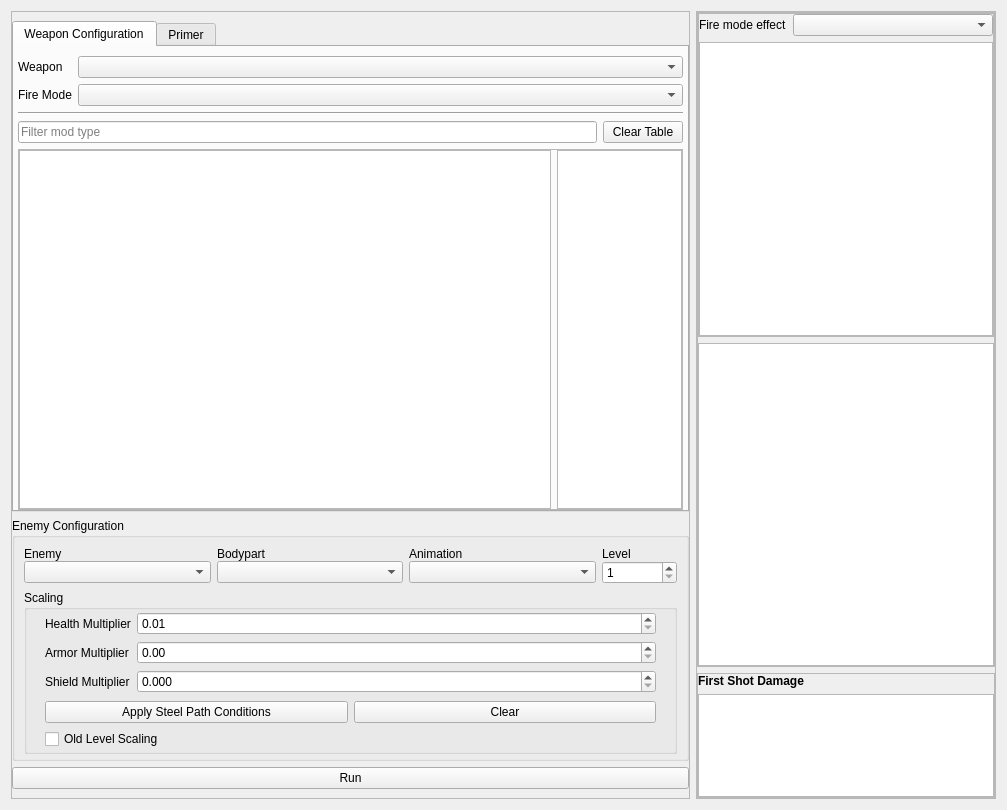
<?xml version="1.0" encoding="UTF-8"?>
<ui version="4.0">
 <class>MainWindow</class>
 <widget class="QWidget" name="MainWindow">
  <property name="geometry">
   <rect>
    <x>0</x>
    <y>0</y>
    <width>1007</width>
    <height>810</height>
   </rect>
  </property>
  <property name="windowTitle">
   <string>MainWindow</string>
  </property>
  <layout class="QHBoxLayout" name="horizontalLayout_2">
   <item>
    <widget class="QFrame" name="frame_4">
     <property name="maximumSize">
      <size>
       <width>900</width>
       <height>16777215</height>
      </size>
     </property>
     <property name="frameShape">
      <enum>QFrame::StyledPanel</enum>
     </property>
     <property name="frameShadow">
      <enum>QFrame::Raised</enum>
     </property>
     <layout class="QVBoxLayout" name="verticalLayout_4">
      <property name="leftMargin">
       <number>0</number>
      </property>
      <property name="rightMargin">
       <number>0</number>
      </property>
      <item>
       <widget class="QTabWidget" name="tabWidget">
        <property name="currentIndex">
         <number>0</number>
        </property>
        <widget class="QWidget" name="tab">
         <attribute name="title">
          <string>Weapon Configuration</string>
         </attribute>
         <layout class="QVBoxLayout" name="verticalLayout_12">
          <property name="leftMargin">
           <number>4</number>
          </property>
          <property name="topMargin">
           <number>9</number>
          </property>
          <property name="rightMargin">
           <number>4</number>
          </property>
          <property name="bottomMargin">
           <number>0</number>
          </property>
          <item>
           <widget class="QWidget" name="widget_7" native="true">
            <layout class="QFormLayout" name="formLayout_4">
             <property name="leftMargin">
              <number>0</number>
             </property>
             <property name="topMargin">
              <number>0</number>
             </property>
             <property name="rightMargin">
              <number>0</number>
             </property>
             <property name="bottomMargin">
              <number>0</number>
             </property>
             <item row="1" column="0">
              <widget class="QLabel" name="label_8">
               <property name="text">
                <string>Fire Mode</string>
               </property>
              </widget>
             </item>
             <item row="1" column="1">
              <widget class="SearchableComboBox" name="sim_firemode_combo">
               <property name="placeholderText">
                <string/>
               </property>
              </widget>
             </item>
             <item row="0" column="1">
              <widget class="SearchableComboBox" name="sim_weapon_combo"/>
             </item>
             <item row="0" column="0">
              <widget class="QLabel" name="label_9">
               <property name="text">
                <string>Weapon</string>
               </property>
              </widget>
             </item>
            </layout>
           </widget>
          </item>
          <item>
           <widget class="Line" name="line">
            <property name="orientation">
             <enum>Qt::Horizontal</enum>
            </property>
           </widget>
          </item>
          <item>
           <widget class="QWidget" name="widget_3" native="true">
            <layout class="QHBoxLayout" name="horizontalLayout_5">
             <property name="leftMargin">
              <number>0</number>
             </property>
             <property name="topMargin">
              <number>0</number>
             </property>
             <property name="rightMargin">
              <number>0</number>
             </property>
             <property name="bottomMargin">
              <number>0</number>
             </property>
             <item>
              <widget class="QLineEdit" name="mod_filter_line_edit">
               <property name="placeholderText">
                <string>Filter mod type</string>
               </property>
              </widget>
             </item>
             <item>
              <widget class="QPushButton" name="clear_mod_tables_button">
               <property name="text">
                <string>Clear Table</string>
               </property>
              </widget>
             </item>
            </layout>
           </widget>
          </item>
          <item>
           <widget class="QFrame" name="frame_2">
            <property name="minimumSize">
             <size>
              <width>0</width>
              <height>100</height>
             </size>
            </property>
            <property name="frameShape">
             <enum>QFrame::StyledPanel</enum>
            </property>
            <property name="frameShadow">
             <enum>QFrame::Raised</enum>
            </property>
            <layout class="QHBoxLayout" name="horizontalLayout">
             <property name="leftMargin">
              <number>0</number>
             </property>
             <property name="topMargin">
              <number>0</number>
             </property>
             <property name="rightMargin">
              <number>0</number>
             </property>
             <property name="bottomMargin">
              <number>0</number>
             </property>
             <item>
              <widget class="ModTableView" name="mod_table_view"/>
             </item>
             <item>
              <widget class="DragDropTableWidget" name="elemental_mod_order_table">
               <property name="maximumSize">
                <size>
                 <width>125</width>
                 <height>16777215</height>
                </size>
               </property>
              </widget>
             </item>
            </layout>
           </widget>
          </item>
         </layout>
        </widget>
        <widget class="QWidget" name="tab_2">
         <attribute name="title">
          <string>Primer</string>
         </attribute>
         <layout class="QVBoxLayout" name="verticalLayout_11">
          <property name="leftMargin">
           <number>0</number>
          </property>
          <property name="rightMargin">
           <number>0</number>
          </property>
          <property name="bottomMargin">
           <number>0</number>
          </property>
          <item alignment="Qt::AlignLeft">
           <widget class="QWidget" name="widget_5" native="true">
            <layout class="QVBoxLayout" name="verticalLayout_3">
             <property name="leftMargin">
              <number>9</number>
             </property>
             <property name="topMargin">
              <number>0</number>
             </property>
             <property name="rightMargin">
              <number>0</number>
             </property>
             <property name="bottomMargin">
              <number>0</number>
             </property>
             <item>
              <widget class="QPushButton" name="primer_clear_settings_button">
               <property name="text">
                <string>Clear Settings</string>
               </property>
              </widget>
             </item>
             <item>
              <widget class="QWidget" name="widget_6" native="true">
               <layout class="QFormLayout" name="formLayout_2">
                <property name="formAlignment">
                 <set>Qt::AlignHCenter|Qt::AlignTop</set>
                </property>
                <property name="leftMargin">
                 <number>0</number>
                </property>
                <property name="topMargin">
                 <number>1</number>
                </property>
                <property name="rightMargin">
                 <number>0</number>
                </property>
                <property name="bottomMargin">
                 <number>1</number>
                </property>
                <item row="1" column="0">
                 <widget class="QLabel" name="label_5">
                  <property name="text">
                   <string>Status Duration</string>
                  </property>
                 </widget>
                </item>
                <item row="1" column="1">
                 <widget class="QDoubleSpinBox" name="primer_status_duration_spinner">
                  <property name="maximumSize">
                   <size>
                    <width>75</width>
                    <height>16777215</height>
                   </size>
                  </property>
                 </widget>
                </item>
               </layout>
              </widget>
             </item>
             <item>
              <widget class="QWidget" name="heat_settings_widget" native="true">
               <layout class="QFormLayout" name="formLayout_3">
                <property name="formAlignment">
                 <set>Qt::AlignHCenter|Qt::AlignTop</set>
                </property>
                <property name="leftMargin">
                 <number>0</number>
                </property>
                <property name="topMargin">
                 <number>1</number>
                </property>
                <property name="rightMargin">
                 <number>0</number>
                </property>
                <property name="bottomMargin">
                 <number>1</number>
                </property>
                <item row="0" column="0">
                 <widget class="QLabel" name="label_6">
                  <property name="text">
                   <string>Faction Bonus</string>
                  </property>
                 </widget>
                </item>
                <item row="0" column="1">
                 <widget class="QDoubleSpinBox" name="primer_faction_spinner">
                  <property name="maximumSize">
                   <size>
                    <width>75</width>
                    <height>16777215</height>
                   </size>
                  </property>
                 </widget>
                </item>
                <item row="1" column="0">
                 <widget class="QLabel" name="label_7">
                  <property name="text">
                   <string>Heat Mod Bonus</string>
                  </property>
                 </widget>
                </item>
                <item row="1" column="1">
                 <widget class="QDoubleSpinBox" name="primer_heat_spinner">
                  <property name="maximumSize">
                   <size>
                    <width>75</width>
                    <height>16777215</height>
                   </size>
                  </property>
                 </widget>
                </item>
               </layout>
              </widget>
             </item>
             <item>
              <widget class="QCheckBox" name="primer_activate_all_checkbox">
               <property name="text">
                <string>Activate all procs</string>
               </property>
              </widget>
             </item>
             <item>
              <widget class="PrimerTableWidget" name="primer_mod_table">
               <property name="maximumSize">
                <size>
                 <width>250</width>
                 <height>16777215</height>
                </size>
               </property>
              </widget>
             </item>
            </layout>
           </widget>
          </item>
         </layout>
        </widget>
       </widget>
      </item>
      <item>
       <widget class="QGroupBox" name="groupBox_2">
        <property name="font">
         <font>
          <weight>50</weight>
          <bold>false</bold>
         </font>
        </property>
        <property name="title">
         <string>Enemy Configuration</string>
        </property>
        <layout class="QVBoxLayout" name="verticalLayout_5">
         <property name="leftMargin">
          <number>9</number>
         </property>
         <property name="topMargin">
          <number>9</number>
         </property>
         <property name="bottomMargin">
          <number>4</number>
         </property>
         <item>
          <widget class="QWidget" name="widget" native="true">
           <layout class="QGridLayout" name="gridLayout_2">
            <property name="leftMargin">
             <number>0</number>
            </property>
            <property name="topMargin">
             <number>0</number>
            </property>
            <property name="rightMargin">
             <number>0</number>
            </property>
            <property name="bottomMargin">
             <number>0</number>
            </property>
            <property name="verticalSpacing">
             <number>0</number>
            </property>
            <item row="1" column="2">
             <widget class="QComboBox" name="sim_animation_combo"/>
            </item>
            <item row="1" column="0">
             <widget class="SearchableComboBox" name="sim_enemy_combo"/>
            </item>
            <item row="1" column="1">
             <widget class="QComboBox" name="sim_bodypart_combo"/>
            </item>
            <item row="1" column="3">
             <widget class="ClipSpinBox" name="sim_level_spinner">
              <property name="maximumSize">
               <size>
                <width>75</width>
                <height>16777215</height>
               </size>
              </property>
              <property name="correctionMode">
               <enum>QAbstractSpinBox::CorrectToPreviousValue</enum>
              </property>
              <property name="minimum">
               <number>1</number>
              </property>
              <property name="maximum">
               <number>9999</number>
              </property>
             </widget>
            </item>
            <item row="0" column="0">
             <widget class="QLabel" name="label_10">
              <property name="text">
               <string>Enemy</string>
              </property>
             </widget>
            </item>
            <item row="0" column="1">
             <widget class="QLabel" name="label_11">
              <property name="text">
               <string>Bodypart</string>
              </property>
             </widget>
            </item>
            <item row="0" column="2">
             <widget class="QLabel" name="label_12">
              <property name="text">
               <string>Animation</string>
              </property>
             </widget>
            </item>
            <item row="0" column="3">
             <widget class="QLabel" name="label_13">
              <property name="text">
               <string>Level</string>
              </property>
             </widget>
            </item>
           </layout>
          </widget>
         </item>
         <item>
          <widget class="QGroupBox" name="groupBox_3">
           <property name="title">
            <string>Scaling</string>
           </property>
           <layout class="QVBoxLayout" name="verticalLayout_7">
            <property name="topMargin">
             <number>1</number>
            </property>
            <property name="bottomMargin">
             <number>1</number>
            </property>
            <item>
             <widget class="QWidget" name="widget_4" native="true">
              <layout class="QFormLayout" name="formLayout">
               <property name="topMargin">
                <number>1</number>
               </property>
               <property name="bottomMargin">
                <number>1</number>
               </property>
               <item row="1" column="0">
                <widget class="QLabel" name="label_3">
                 <property name="text">
                  <string>Armor Multiplier</string>
                 </property>
                </widget>
               </item>
               <item row="1" column="1">
                <widget class="QDoubleSpinBox" name="armor_multiplier_spinner">
                 <property name="minimum">
                  <double>0.000000000000000</double>
                 </property>
                 <property name="maximum">
                  <double>100.000000000000000</double>
                 </property>
                 <property name="singleStep">
                  <double>0.050000000000000</double>
                 </property>
                </widget>
               </item>
               <item row="0" column="0">
                <widget class="QLabel" name="label_2">
                 <property name="text">
                  <string>Health Multiplier</string>
                 </property>
                </widget>
               </item>
               <item row="0" column="1">
                <widget class="QDoubleSpinBox" name="health_multiplier_spinner">
                 <property name="minimum">
                  <double>0.010000000000000</double>
                 </property>
                 <property name="maximum">
                  <double>100.000000000000000</double>
                 </property>
                 <property name="singleStep">
                  <double>0.050000000000000</double>
                 </property>
                </widget>
               </item>
               <item row="2" column="0">
                <widget class="QLabel" name="label_4">
                 <property name="text">
                  <string>Shield Multiplier</string>
                 </property>
                </widget>
               </item>
               <item row="2" column="1">
                <widget class="QDoubleSpinBox" name="shield_multiplier_spinner">
                 <property name="decimals">
                  <number>3</number>
                 </property>
                 <property name="minimum">
                  <double>0.000000000000000</double>
                 </property>
                 <property name="maximum">
                  <double>100.000000000000000</double>
                 </property>
                 <property name="singleStep">
                  <double>0.050000000000000</double>
                 </property>
                </widget>
               </item>
              </layout>
             </widget>
            </item>
            <item>
             <widget class="QWidget" name="widget_2" native="true">
              <layout class="QGridLayout" name="gridLayout">
               <property name="leftMargin">
                <number>9</number>
               </property>
               <property name="topMargin">
                <number>1</number>
               </property>
               <property name="bottomMargin">
                <number>1</number>
               </property>
               <item row="1" column="0">
                <widget class="QCheckBox" name="old_level_scale_checkbox">
                 <property name="text">
                  <string>Old Level Scaling</string>
                 </property>
                </widget>
               </item>
               <item row="0" column="0">
                <widget class="QPushButton" name="apply_steel_path_conditions_button">
                 <property name="text">
                  <string>Apply Steel Path Conditions</string>
                 </property>
                </widget>
               </item>
               <item row="0" column="1">
                <widget class="QPushButton" name="clear_enemy_scaling_button">
                 <property name="text">
                  <string>Clear</string>
                 </property>
                </widget>
               </item>
              </layout>
             </widget>
            </item>
           </layout>
          </widget>
         </item>
        </layout>
       </widget>
      </item>
      <item>
       <widget class="QPushButton" name="load_mods_button">
        <property name="text">
         <string>Run</string>
        </property>
       </widget>
      </item>
     </layout>
    </widget>
   </item>
   <item>
    <widget class="QFrame" name="frame_5">
     <property name="maximumSize">
      <size>
       <width>300</width>
       <height>16777215</height>
      </size>
     </property>
     <property name="frameShape">
      <enum>QFrame::StyledPanel</enum>
     </property>
     <property name="frameShadow">
      <enum>QFrame::Raised</enum>
     </property>
     <layout class="QVBoxLayout" name="verticalLayout_9">
      <property name="leftMargin">
       <number>0</number>
      </property>
      <property name="topMargin">
       <number>0</number>
      </property>
      <property name="rightMargin">
       <number>0</number>
      </property>
      <property name="bottomMargin">
       <number>0</number>
      </property>
      <item>
       <widget class="QFrame" name="frame_6">
        <property name="frameShape">
         <enum>QFrame::StyledPanel</enum>
        </property>
        <property name="frameShadow">
         <enum>QFrame::Raised</enum>
        </property>
        <layout class="QVBoxLayout" name="verticalLayout">
         <property name="leftMargin">
          <number>0</number>
         </property>
         <property name="topMargin">
          <number>0</number>
         </property>
         <property name="rightMargin">
          <number>0</number>
         </property>
         <property name="bottomMargin">
          <number>0</number>
         </property>
         <item>
          <widget class="QFrame" name="frame_7">
           <property name="frameShape">
            <enum>QFrame::StyledPanel</enum>
           </property>
           <property name="frameShadow">
            <enum>QFrame::Raised</enum>
           </property>
           <layout class="QVBoxLayout" name="verticalLayout_10">
            <property name="leftMargin">
             <number>0</number>
            </property>
            <property name="topMargin">
             <number>0</number>
            </property>
            <property name="rightMargin">
             <number>0</number>
            </property>
            <property name="bottomMargin">
             <number>0</number>
            </property>
            <item>
             <widget class="QWidget" name="widget_8" native="true">
              <layout class="QFormLayout" name="formLayout_5">
               <property name="leftMargin">
                <number>0</number>
               </property>
               <property name="topMargin">
                <number>0</number>
               </property>
               <property name="rightMargin">
                <number>0</number>
               </property>
               <property name="bottomMargin">
                <number>0</number>
               </property>
               <item row="1" column="0">
                <widget class="QLabel" name="label_14">
                 <property name="text">
                  <string>Fire mode effect</string>
                 </property>
                </widget>
               </item>
               <item row="1" column="1">
                <widget class="QComboBox" name="preview_effect_select_combo"/>
               </item>
              </layout>
             </widget>
            </item>
            <item>
             <widget class="QListWidget" name="preview_weapon_list"/>
            </item>
           </layout>
          </widget>
         </item>
         <item>
          <widget class="QListWidget" name="preview_enemy_list">
           <property name="sizePolicy">
            <sizepolicy hsizetype="Expanding" vsizetype="Expanding">
             <horstretch>0</horstretch>
             <verstretch>0</verstretch>
            </sizepolicy>
           </property>
          </widget>
         </item>
        </layout>
       </widget>
      </item>
      <item>
       <widget class="QFrame" name="frame">
        <property name="maximumSize">
         <size>
          <width>16777215</width>
          <height>125</height>
         </size>
        </property>
        <property name="frameShape">
         <enum>QFrame::StyledPanel</enum>
        </property>
        <property name="frameShadow">
         <enum>QFrame::Raised</enum>
        </property>
        <layout class="QVBoxLayout" name="verticalLayout_2">
         <property name="leftMargin">
          <number>0</number>
         </property>
         <property name="topMargin">
          <number>0</number>
         </property>
         <property name="rightMargin">
          <number>0</number>
         </property>
         <property name="bottomMargin">
          <number>0</number>
         </property>
         <item>
          <widget class="QLabel" name="label">
           <property name="font">
            <font>
             <weight>75</weight>
             <bold>true</bold>
            </font>
           </property>
           <property name="text">
            <string>First Shot Damage</string>
           </property>
          </widget>
         </item>
         <item>
          <widget class="QTableWidget" name="damage_preview_table"/>
         </item>
        </layout>
       </widget>
      </item>
     </layout>
    </widget>
   </item>
  </layout>
 </widget>
 <customwidgets>
  <customwidget>
   <class>ModTableView</class>
   <extends>QTableView</extends>
   <header>custom_widgets</header>
  </customwidget>
  <customwidget>
   <class>SearchableComboBox</class>
   <extends>QComboBox</extends>
   <header>custom_widgets</header>
  </customwidget>
  <customwidget>
   <class>DragDropTableWidget</class>
   <extends>QTableView</extends>
   <header>custom_widgets</header>
  </customwidget>
  <customwidget>
   <class>ClipSpinBox</class>
   <extends>QSpinBox</extends>
   <header>custom_widgets</header>
  </customwidget>
  <customwidget>
   <class>PrimerTableWidget</class>
   <extends>QTableWidget</extends>
   <header>custom_widgets</header>
  </customwidget>
 </customwidgets>
 <resources/>
 <connections/>
</ui>
